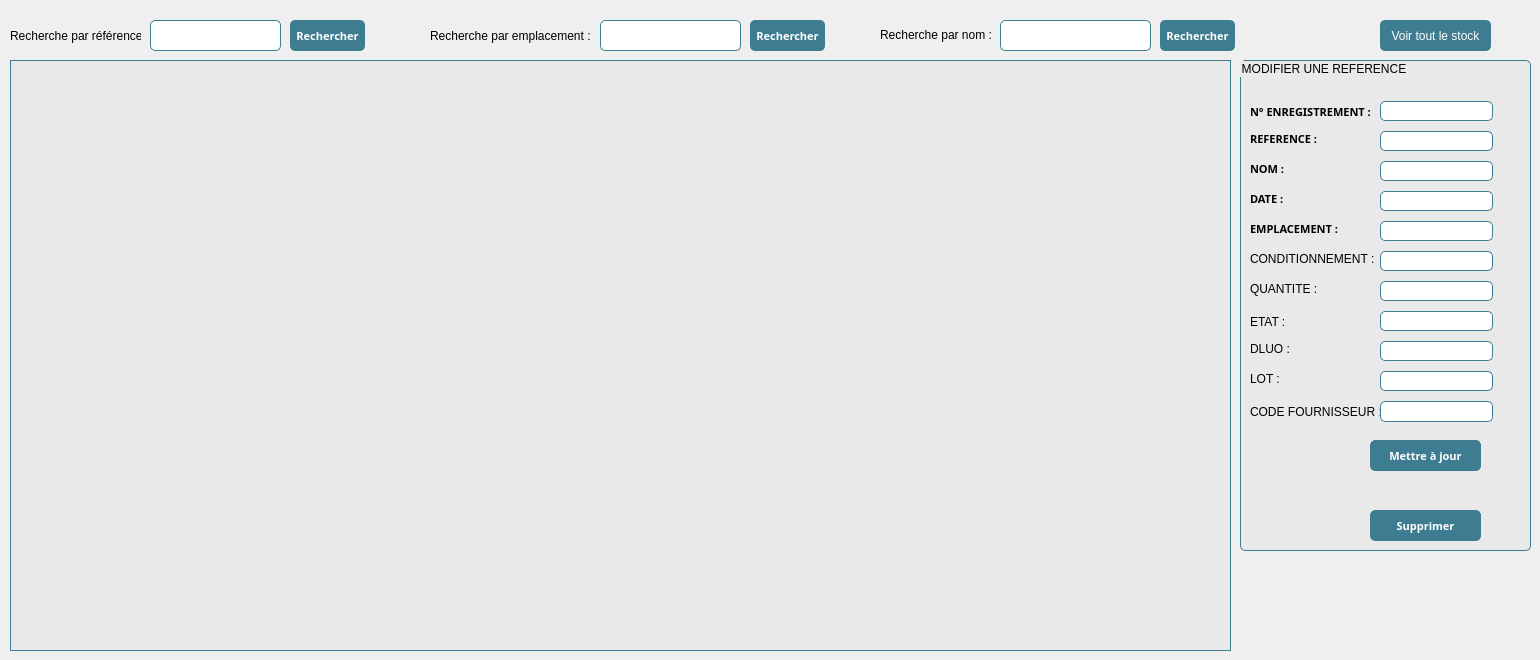
    <widget class="QWidget" name="tab_6">
     <attribute name="title">
      <string>Gestion du stock</string>
     </attribute>
     <widget class="QTableView" name="listDatabase">
      <property name="geometry">
       <rect>
        <x>10</x>
        <y>60</y>
        <width>1221</width>
        <height>591</height>
       </rect>
      </property>
      <property name="maximumSize">
       <size>
        <width>16777215</width>
        <height>16777215</height>
       </size>
      </property>
      <property name="font">
       <font>
        <family>Malgun Gothic</family>
        <pointsize>8</pointsize>
        <weight>75</weight>
        <italic>false</italic>
        <bold>true</bold>
       </font>
      </property>
      <property name="styleSheet">
       <string notr="true">background-color: rgb(233, 233, 233);
border:1px solid rgb(62, 124, 146);
text-align:justify;
</string>
      </property>
     </widget>
     <widget class="QPushButton" name="search_Database">
      <property name="geometry">
       <rect>
        <x>290</x>
        <y>20</y>
        <width>75</width>
        <height>31</height>
       </rect>
      </property>
      <property name="font">
       <font>
        <family>Malgun Gothic</family>
        <pointsize>8</pointsize>
        <weight>75</weight>
        <italic>false</italic>
        <bold>true</bold>
       </font>
      </property>
      <property name="styleSheet">
       <string notr="true">background-color: rgb(62, 124, 146);
color: rgb(255, 255, 255);
border-radius: 5px;</string>
      </property>
      <property name="text">
       <string>Rechercher</string>
      </property>
     </widget>
     <widget class="QLineEdit" name="searchRef">
      <property name="geometry">
       <rect>
        <x>150</x>
        <y>20</y>
        <width>131</width>
        <height>31</height>
       </rect>
      </property>
      <property name="styleSheet">
       <string notr="true">background-color: rgb(255, 255, 255);
border-radius: 5px;
border:1px solid rgb(62, 124, 146);
</string>
      </property>
     </widget>
     <widget class="QLabel" name="label_11">
      <property name="geometry">
       <rect>
        <x>10</x>
        <y>20</y>
        <width>131</width>
        <height>31</height>
       </rect>
      </property>
      <property name="text">
       <string>Recherche par référence :</string>
      </property>
     </widget>
     <widget class="QLabel" name="label_12">
      <property name="geometry">
       <rect>
        <x>430</x>
        <y>20</y>
        <width>161</width>
        <height>31</height>
       </rect>
      </property>
      <property name="text">
       <string>Recherche par emplacement :</string>
      </property>
     </widget>
     <widget class="QLineEdit" name="searchLocation">
      <property name="geometry">
       <rect>
        <x>600</x>
        <y>20</y>
        <width>141</width>
        <height>31</height>
       </rect>
      </property>
      <property name="styleSheet">
       <string notr="true">background-color: rgb(255, 255, 255);
border-radius: 5px;
border:1px solid rgb(62, 124, 146);
</string>
      </property>
     </widget>
     <widget class="QPushButton" name="search_Location">
      <property name="geometry">
       <rect>
        <x>750</x>
        <y>20</y>
        <width>75</width>
        <height>31</height>
       </rect>
      </property>
      <property name="font">
       <font>
        <family>Malgun Gothic</family>
        <pointsize>8</pointsize>
        <weight>75</weight>
        <italic>false</italic>
        <bold>true</bold>
       </font>
      </property>
      <property name="styleSheet">
       <string notr="true">background-color: rgb(62, 124, 146);
color: rgb(255, 255, 255);
border-radius: 5px;
</string>
      </property>
      <property name="text">
       <string>Rechercher</string>
      </property>
     </widget>
     <widget class="QGroupBox" name="groupBox">
      <property name="geometry">
       <rect>
        <x>1240</x>
        <y>60</y>
        <width>291</width>
        <height>491</height>
       </rect>
      </property>
      <property name="styleSheet">
       <string notr="true">background-color: rgb(233, 233, 233);
border:1px solid rgb(62, 124, 146);
border-radius: 5px;

</string>
      </property>
      <property name="title">
       <string>MODIFIER UNE REFERENCE</string>
      </property>
      <widget class="QLabel" name="label_13">
       <property name="geometry">
        <rect>
         <x>10</x>
         <y>71</y>
         <width>101</width>
         <height>16</height>
        </rect>
       </property>
       <property name="font">
        <font>
         <family>Malgun Gothic</family>
         <pointsize>8</pointsize>
         <weight>75</weight>
         <italic>false</italic>
         <bold>true</bold>
        </font>
       </property>
       <property name="styleSheet">
        <string notr="true">border: none;</string>
       </property>
       <property name="text">
        <string>REFERENCE :</string>
       </property>
      </widget>
      <widget class="QLabel" name="label_14">
       <property name="geometry">
        <rect>
         <x>10</x>
         <y>131</y>
         <width>41</width>
         <height>16</height>
        </rect>
       </property>
       <property name="font">
        <font>
         <family>Malgun Gothic</family>
         <pointsize>8</pointsize>
         <weight>75</weight>
         <italic>false</italic>
         <bold>true</bold>
        </font>
       </property>
       <property name="styleSheet">
        <string notr="true">border: none;</string>
       </property>
       <property name="text">
        <string>DATE :</string>
       </property>
      </widget>
      <widget class="QLineEdit" name="date_2">
       <property name="geometry">
        <rect>
         <x>140</x>
         <y>131</y>
         <width>113</width>
         <height>20</height>
        </rect>
       </property>
       <property name="styleSheet">
        <string notr="true">background-color: rgb(255, 255, 255);</string>
       </property>
      </widget>
      <widget class="QLabel" name="label_15">
       <property name="geometry">
        <rect>
         <x>10</x>
         <y>161</y>
         <width>101</width>
         <height>16</height>
        </rect>
       </property>
       <property name="font">
        <font>
         <family>Malgun Gothic</family>
         <pointsize>8</pointsize>
         <weight>75</weight>
         <italic>false</italic>
         <bold>true</bold>
        </font>
       </property>
       <property name="styleSheet">
        <string notr="true">border: none;</string>
       </property>
       <property name="text">
        <string>EMPLACEMENT :</string>
       </property>
      </widget>
      <widget class="QLineEdit" name="emplacement">
       <property name="geometry">
        <rect>
         <x>140</x>
         <y>161</y>
         <width>113</width>
         <height>20</height>
        </rect>
       </property>
       <property name="styleSheet">
        <string notr="true">background-color: rgb(255, 255, 255);</string>
       </property>
      </widget>
      <widget class="QLabel" name="label_16">
       <property name="geometry">
        <rect>
         <x>10</x>
         <y>191</y>
         <width>131</width>
         <height>16</height>
        </rect>
       </property>
       <property name="styleSheet">
        <string notr="true">border: none;</string>
       </property>
       <property name="text">
        <string>CONDITIONNEMENT :</string>
       </property>
      </widget>
      <widget class="QLineEdit" name="packaging_2">
       <property name="geometry">
        <rect>
         <x>140</x>
         <y>191</y>
         <width>113</width>
         <height>20</height>
        </rect>
       </property>
       <property name="styleSheet">
        <string notr="true">background-color: rgb(255, 255, 255);</string>
       </property>
      </widget>
      <widget class="QLabel" name="label_17">
       <property name="geometry">
        <rect>
         <x>10</x>
         <y>221</y>
         <width>71</width>
         <height>16</height>
        </rect>
       </property>
       <property name="styleSheet">
        <string notr="true">border: none;</string>
       </property>
       <property name="text">
        <string>QUANTITE :</string>
       </property>
      </widget>
      <widget class="QLineEdit" name="quantite">
       <property name="geometry">
        <rect>
         <x>140</x>
         <y>221</y>
         <width>113</width>
         <height>20</height>
        </rect>
       </property>
       <property name="styleSheet">
        <string notr="true">background-color: rgb(255, 255, 255);</string>
       </property>
      </widget>
      <widget class="QLabel" name="label_18">
       <property name="geometry">
        <rect>
         <x>10</x>
         <y>251</y>
         <width>47</width>
         <height>21</height>
        </rect>
       </property>
       <property name="styleSheet">
        <string notr="true">border: none;</string>
       </property>
       <property name="text">
        <string>ETAT :</string>
       </property>
      </widget>
      <widget class="QLineEdit" name="etat">
       <property name="geometry">
        <rect>
         <x>140</x>
         <y>251</y>
         <width>113</width>
         <height>20</height>
        </rect>
       </property>
       <property name="styleSheet">
        <string notr="true">background-color: rgb(255, 255, 255);</string>
       </property>
      </widget>
      <widget class="QLabel" name="label_19">
       <property name="geometry">
        <rect>
         <x>10</x>
         <y>281</y>
         <width>47</width>
         <height>16</height>
        </rect>
       </property>
       <property name="styleSheet">
        <string notr="true">border: none;</string>
       </property>
       <property name="text">
        <string>DLUO :</string>
       </property>
      </widget>
      <widget class="QLineEdit" name="dluo_2">
       <property name="geometry">
        <rect>
         <x>140</x>
         <y>281</y>
         <width>113</width>
         <height>20</height>
        </rect>
       </property>
       <property name="styleSheet">
        <string notr="true">background-color: rgb(255, 255, 255);</string>
       </property>
      </widget>
      <widget class="QLabel" name="label_20">
       <property name="geometry">
        <rect>
         <x>10</x>
         <y>311</y>
         <width>47</width>
         <height>16</height>
        </rect>
       </property>
       <property name="styleSheet">
        <string notr="true">border: none;</string>
       </property>
       <property name="text">
        <string>LOT :</string>
       </property>
      </widget>
      <widget class="QLineEdit" name="lot_2">
       <property name="geometry">
        <rect>
         <x>140</x>
         <y>311</y>
         <width>113</width>
         <height>20</height>
        </rect>
       </property>
       <property name="styleSheet">
        <string notr="true">background-color: rgb(255, 255, 255);</string>
       </property>
      </widget>
      <widget class="QLabel" name="label_21">
       <property name="geometry">
        <rect>
         <x>10</x>
         <y>341</y>
         <width>131</width>
         <height>21</height>
        </rect>
       </property>
       <property name="styleSheet">
        <string notr="true">border: none;</string>
       </property>
       <property name="text">
        <string>CODE FOURNISSEUR :</string>
       </property>
      </widget>
      <widget class="QLineEdit" name="codef">
       <property name="geometry">
        <rect>
         <x>140</x>
         <y>341</y>
         <width>113</width>
         <height>21</height>
        </rect>
       </property>
       <property name="styleSheet">
        <string notr="true">background-color: rgb(255, 255, 255);</string>
       </property>
      </widget>
      <widget class="QPushButton" name="update_row">
       <property name="geometry">
        <rect>
         <x>130</x>
         <y>380</y>
         <width>111</width>
         <height>31</height>
        </rect>
       </property>
       <property name="font">
        <font>
         <family>Malgun Gothic</family>
         <pointsize>8</pointsize>
         <weight>75</weight>
         <italic>false</italic>
         <bold>true</bold>
        </font>
       </property>
       <property name="styleSheet">
        <string notr="true">background-color: rgb(62, 124, 146);
color: rgb(255, 255, 255);
border-radius: 5px;</string>
       </property>
       <property name="text">
        <string>Mettre à jour</string>
       </property>
      </widget>
      <widget class="QLineEdit" name="id">
       <property name="geometry">
        <rect>
         <x>140</x>
         <y>41</y>
         <width>113</width>
         <height>20</height>
        </rect>
       </property>
       <property name="styleSheet">
        <string notr="true">background-color: rgb(255, 255, 255);</string>
       </property>
      </widget>
      <widget class="QLineEdit" name="ref">
       <property name="geometry">
        <rect>
         <x>140</x>
         <y>71</y>
         <width>113</width>
         <height>20</height>
        </rect>
       </property>
       <property name="styleSheet">
        <string notr="true">background-color: rgb(255, 255, 255);</string>
       </property>
      </widget>
      <widget class="QLabel" name="label">
       <property name="geometry">
        <rect>
         <x>10</x>
         <y>41</y>
         <width>121</width>
         <height>21</height>
        </rect>
       </property>
       <property name="font">
        <font>
         <family>Malgun Gothic</family>
         <pointsize>8</pointsize>
         <weight>75</weight>
         <italic>false</italic>
         <bold>true</bold>
        </font>
       </property>
       <property name="styleSheet">
        <string notr="true">border: none;</string>
       </property>
       <property name="text">
        <string>N° ENREGISTREMENT :</string>
       </property>
      </widget>
      <widget class="QPushButton" name="deleteProduct">
       <property name="geometry">
        <rect>
         <x>130</x>
         <y>450</y>
         <width>111</width>
         <height>31</height>
        </rect>
       </property>
       <property name="font">
        <font>
         <family>Malgun Gothic</family>
         <pointsize>8</pointsize>
         <weight>75</weight>
         <italic>false</italic>
         <bold>true</bold>
        </font>
       </property>
       <property name="styleSheet">
        <string notr="true">background-color: rgb(62, 124, 146);
color: rgb(255, 255, 255);
border-radius: 5px;</string>
       </property>
       <property name="text">
        <string>Supprimer</string>
       </property>
      </widget>
      <widget class="QLineEdit" name="nomProduit">
       <property name="geometry">
        <rect>
         <x>140</x>
         <y>101</y>
         <width>113</width>
         <height>20</height>
        </rect>
       </property>
       <property name="styleSheet">
        <string notr="true">background-color: rgb(255, 255, 255);</string>
       </property>
      </widget>
      <widget class="QLabel" name="label_23">
       <property name="geometry">
        <rect>
         <x>10</x>
         <y>101</y>
         <width>81</width>
         <height>16</height>
        </rect>
       </property>
       <property name="font">
        <font>
         <family>Malgun Gothic</family>
         <pointsize>8</pointsize>
         <weight>75</weight>
         <italic>false</italic>
         <bold>true</bold>
        </font>
       </property>
       <property name="styleSheet">
        <string notr="true">border: none;</string>
       </property>
       <property name="text">
        <string>NOM :</string>
       </property>
      </widget>
     </widget>
     <widget class="QPushButton" name="searchNameProduct">
      <property name="geometry">
       <rect>
        <x>1160</x>
        <y>20</y>
        <width>75</width>
        <height>31</height>
       </rect>
      </property>
      <property name="font">
       <font>
        <family>Malgun Gothic</family>
        <pointsize>8</pointsize>
        <weight>75</weight>
        <italic>false</italic>
        <bold>true</bold>
       </font>
      </property>
      <property name="styleSheet">
       <string notr="true">background-color: rgb(62, 124, 146);
color: rgb(255, 255, 255);
border-radius: 5px;</string>
      </property>
      <property name="text">
       <string>Rechercher</string>
      </property>
     </widget>
     <widget class="QLabel" name="label_22">
      <property name="geometry">
       <rect>
        <x>880</x>
        <y>19</y>
        <width>111</width>
        <height>31</height>
       </rect>
      </property>
      <property name="text">
       <string>Recherche par nom :</string>
      </property>
     </widget>
     <widget class="QLineEdit" name="searchByName">
      <property name="geometry">
       <rect>
        <x>1000</x>
        <y>20</y>
        <width>151</width>
        <height>31</height>
       </rect>
      </property>
      <property name="styleSheet">
       <string notr="true">background-color: rgb(255, 255, 255);
border:1px solid rgb(62, 124, 146);
border-radius: 5px;</string>
      </property>
     </widget>
     <widget class="QPushButton" name="voirStock">
      <property name="geometry">
       <rect>
        <x>1380</x>
        <y>20</y>
        <width>111</width>
        <height>31</height>
       </rect>
      </property>
      <property name="styleSheet">
       <string notr="true">background-color: rgb(62, 124, 146);
color: rgb(255, 255, 255);
border-radius: 5px;</string>
      </property>
      <property name="text">
       <string>Voir tout le stock</string>
      </property>
     </widget>
    </widget>
